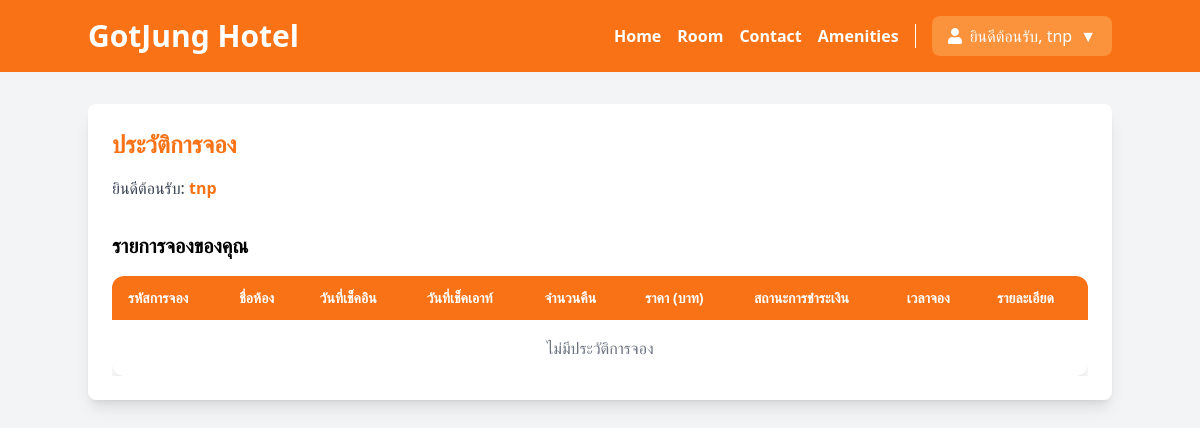
Before: /user/Profile.php (signed in) with the older database file.
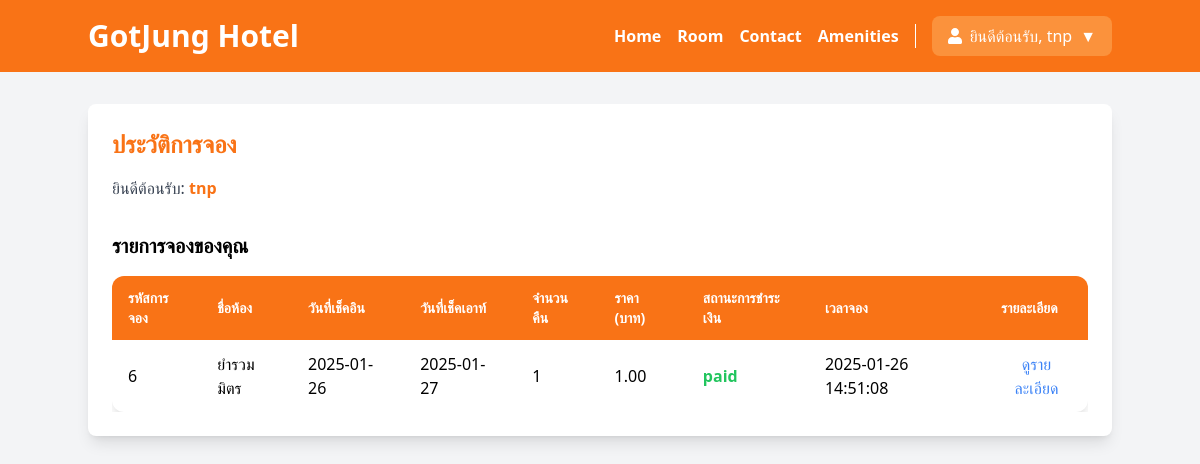
After: the same page with the newer database file.
### tables this page shows
CREATE TABLE `bookings` (
  `id_booking` int(11) NOT NULL,
  `id_rooms` int(11) NOT NULL,
  `booking_date` timestamp NOT NULL DEFAULT current_timestamp(),
  `payment_status` enum('pending','paid') DEFAULT 'pending',
  `id_customers` int(11) NOT NULL,
  `check_in` date NOT NULL,
  `check_out` date NOT NULL,
  `nights` int(11) NOT NULL,
  `total_price` decimal(10,2) NOT NULL,
  `payment_slip` varchar(255) DEFAULT NULL
);

CREATE TABLE `rooms` (
  `id_rooms` int(11) NOT NULL,
  `name_rooms` varchar(100) NOT NULL,
  `price` decimal(10,2) DEFAULT NULL,
  `image` varchar(200) NOT NULL,
  `gallery_image1` varchar(255) DEFAULT NULL,
  `gallery_image2` varchar(255) DEFAULT NULL,
  `gallery_image3` varchar(255) DEFAULT NULL,
  `gallery_image4` varchar(255) DEFAULT NULL,
  `description` text DEFAULT NULL,
  `amenities` text DEFAULT NULL,
  `type_rooms` varchar(50) DEFAULT NULL
);

### user/Profile.php (the view, shortened to what the changed rows need)
<?php
$customer_id = $_SESSION['id_customers'];
include '../includes/db_connect.php';
$stmt = $conn->prepare("
    SELECT
        b.id_booking,
        b.check_in,
        b.check_out,
        b.nights,
        b.total_price,
        b.booking_date,
        b.payment_status,
        r.name_rooms
    FROM bookings b
    JOIN rooms r ON b.id_rooms = r.id_rooms
    WHERE b.id_customers = ?
    ORDER BY b.booking_date DESC
");
$stmt->bind_param("i", $customer_id);
$stmt->execute();
$result = $stmt->get_result();
?>
<!DOCTYPE html>
<html lang="en">
<head>
    <script src="https://cdn.tailwindcss.com"></script>
    <link href="https://cdnjs.cloudflare.com/ajax/libs/font-awesome/5.15.4/css/all.min.css" rel="stylesheet">
    <link href="https://cdnjs.cloudflare.com/ajax/libs/aos/2.3.4/aos.css" rel="stylesheet">
    <link rel="stylesheet" href="../assets/css/index.css">
</head>
<body class="bg-gray-100 font-sans leading-normal tracking-normal">
 <header class="bg-orange-500 text-white py-4">
        <div class="container mx-auto flex justify-between items-center">
            <h1 class="text-3xl font-bold">GotJung Hotel</h1>
        </div>
    </header>
<main class="container mx-auto mt-8 p-6 bg-white shadow-lg rounded-lg">
    <h1 class="text-2xl font-bold mb-4 text-orange-500">ประวัติการจอง</h1>
    <section class="mt-8">
        <h2 class="text-xl font-bold mb-4">รายการจองของคุณ</h2>
        <div class="overflow-x-auto">
            <table class="min-w-full border-collapse bg-white rounded-xl shadow-lg">
                <thead class="bg-orange-500 text-white">
                    <tr>
                        <th class="py-3 px-4 text-left text-sm font-bold rounded-tl-xl">รหัสการจอง</th>
                        <th class="py-3 px-4 text-left text-sm font-bold">ชื่อห้อง</th>
                        <th class="py-3 px-4 text-left text-sm font-bold">วันที่เช็คอิน</th>
                        <th class="py-3 px-4 text-left text-sm font-bold">วันที่เช็คเอาท์</th>
                        <th class="py-3 px-4 text-left text-sm font-bold">จำนวนคืน</th>
                        <th class="py-3 px-4 text-left text-sm font-bold">ราคา (บาท)</th>
                        <th class="py-3 px-4 text-left text-sm font-bold">สถานะการชำระเงิน</th>
                        <th class="py-3 px-4 text-left text-sm font-bold">เวลาจอง</th>
                        <th class="py-3 px-4 text-left text-sm font-bold rounded-tr-xl">รายละเอียด</th>
                    </tr>
                </thead>
                <tbody class="divide-y divide-gray-200">
                    <?php if ($result->num_rows > 0): ?>
                        <?php while ($row = $result->fetch_assoc()): ?>
                            <tr class="hover:bg-gray-100">
                                <td class="py-3 px-4"><?php echo htmlspecialchars($row['id_booking']); ?></td>
                                <td class="py-3 px-4"><?php echo htmlspecialchars($row['name_rooms']); ?></td>
                                <td class="py-3 px-4"><?php echo htmlspecialchars($row['check_in']); ?></td>
                                <td class="py-3 px-4"><?php echo htmlspecialchars($row['check_out']); ?></td>
                                <td class="py-3 px-4"><?php echo htmlspecialchars($row['nights']); ?></td>
                                <td class="py-3 px-4"><?php echo number_format($row['total_price'], 2); ?></td>
                                <td class="py-3 px-4">
                                    <span class="<?php echo $row['payment_status'] == 'paid' ? 'text-green-500 font-bold' : 'text-red-500 font-bold'; ?>">
                                        <?php echo htmlspecialchars($row['payment_status']); ?>
                                    </span>
                                </td>
                                <td class="py-3 px-4"><?php echo htmlspecialchars($row['booking_date']); ?></td>
                                <td class="py-3 px-4 text-center">
                                    <a href="../pages/booking_success.php?id=<?php echo $row['id_booking']; ?>"
                                    class="text-blue-500 hover:underline">
                                        ดูรายละเอียด
                                    </a>
                                </td>
                            </tr>
                        <?php endwhile; ?>
                    <?php else: ?>
                        <tr>
                            <td colspan="9" class="text-center py-4 text-gray-500">ไม่มีประวัติการจอง</td>
                        </tr>
                    <?php endif; ?>
                </tbody>
            </table>
        </div>
    </section>
</main>
</body>
</html>

Changed rows visible on the page:
added bookings: id_booking "6", id_rooms.name_rooms "ยำรวมมิตร", check_in "2025-01-26", check_out "2025-01-27", nights "1", total_price "1.00", payment_status "paid", booking_date "2025-01-26 14:51:08"
Other visible differences:
text no longer shown: "ไม่มีประวัติการจอง"
